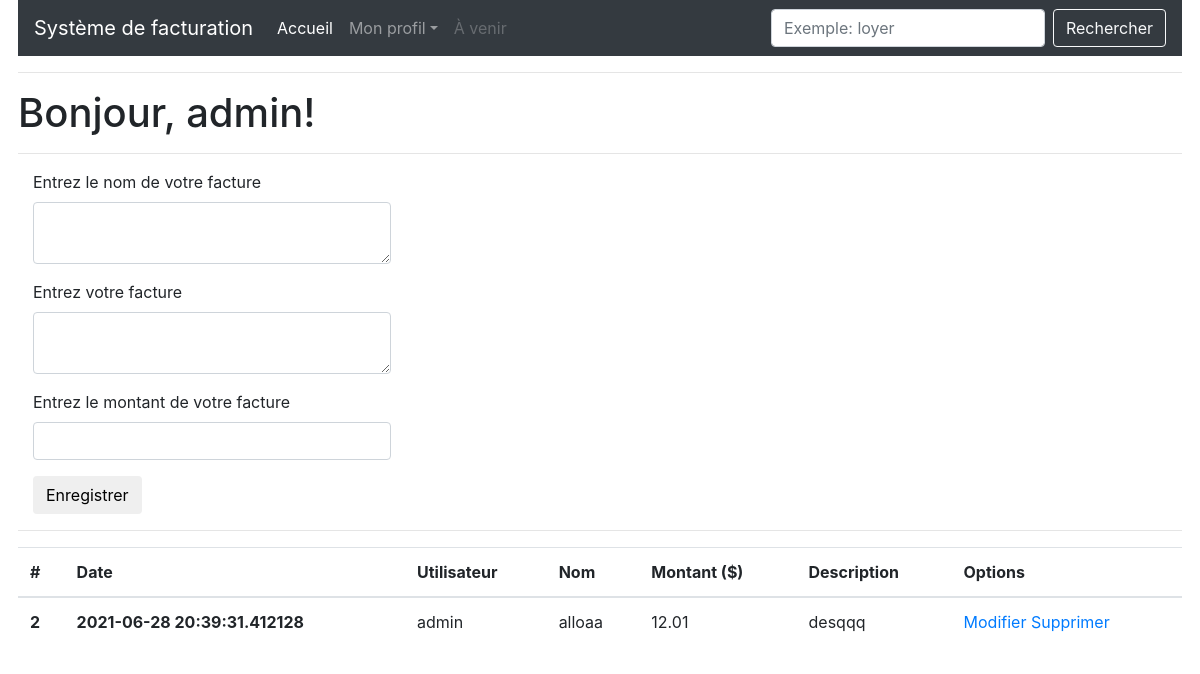
Before: /index (signed in) with the older database file.
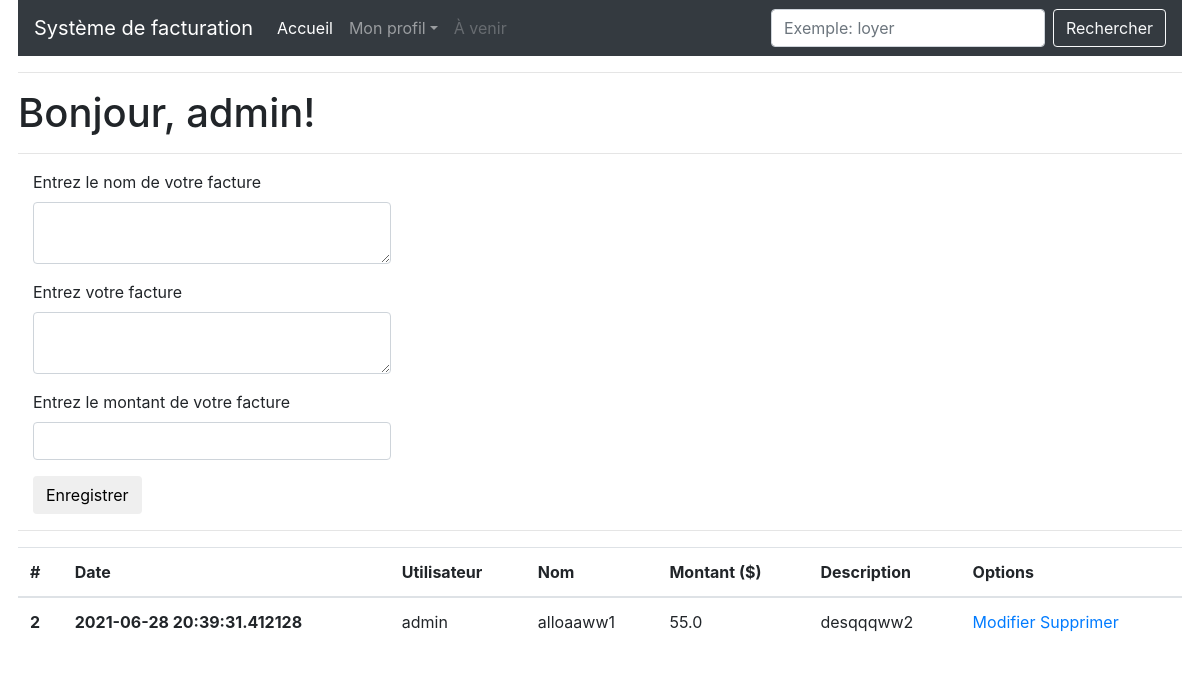
After: the same page with the newer database file.
### app/models.py (models this page shows, shortened)
class Facture(db.Model):
    id = db.Column(db.Integer, primary_key=True)
    name = db.Column(db.String(50))
    body = db.Column(db.String(140))
    timestamp = db.Column(db.DateTime, index=True, default=datetime.utcnow)
    amount = db.Column(db.Float)
    user_id = db.Column(db.Integer, db.ForeignKey('user.id'))

class User(UserMixin, db.Model):
    id = db.Column(db.Integer, primary_key=True)
    username = db.Column(db.String(64), index=True, unique=True)
    email = db.Column(db.String(120), index=True, unique=True)
    password_hash = db.Column(db.String(128))
    factures = db.relationship('Facture', backref='author', lazy='dynamic')
    about_me = db.Column(db.String(140))
    last_seen = db.Column(db.DateTime, default=datetime.utcnow)

### app/routes.py (the view)
@app.route('/index', methods=['GET', 'POST'])
@login_required
def index():
    form = FactureForm()
    if form.validate_on_submit():
        facture = Facture(name=form.name.data, body=form.body.data, author=current_user, amount=form.amount.data)
        db.session.add(facture)
        db.session.commit()
        flash('Votre facture a été ajoutée.')
        return redirect(url_for('index'))
    factures = Facture.query.filter_by(user_id=current_user.id).all()
    return render_template("index.html", title='Accueil', form=form, factures=factures)

### app/forms.py
class FactureForm(FlaskForm):
    name = TextAreaField('Entrez le nom de votre facture', validators=[DataRequired(message="Veuillez écrire entre 1 et 50 caractères"), Length(min=1, max=50)])
    body = TextAreaField('Entrez votre facture', validators=[DataRequired(message="Veuillez écrire entre 1 et 140 caractères"), Length(min=1, max=140)])
    amount = DecimalField('Entrez le montant de votre facture', validators=[DataRequired(message="Veuillez entrer un montant numérique")], places=2)
    submit = SubmitField('Enregistrer')

### app/models.py (called while the page is built)
@login.user_loader
def load_user(id):
    return User.query.get(int(id))

### app/routes.py (called while the page is built)
@app.before_request
def before_request():
    if current_user.is_authenticated:
        current_user.last_seen = datetime.utcnow()
        db.session.commit()

### app/templates/index.html
{% extends "base.html" %}
{% import 'bootstrap/wtf.html' as wtf %}
{% block app_content %}
    <h1>Bonjour, {{ current_user.username }}!</h1>
    <hr>
    <div class="form-group">
        <div class="col-md-4">
            {{ wtf.quick_form(form) }}
        </div>
    </div>
    <hr>
    <table class="table table-hover">
        <thead>
          <tr>
            <th scope="col">#</th>
            <th scope="col">Date</th>
            <th scope="col">Utilisateur</th>
            <th scope="col">Nom</th>
            <th scope="col">Montant ($)</th>
            <th scope="col">Description</th>
            <th scope="col">Options</th>
          </tr>
        </thead>
        <tbody>
    {% for facture in factures %}
        <tr>
            <th scope="row">{{ facture.id }}</th>
            <th>{{ facture.timestamp }}</th>
            <td>{{ facture.author.username }}</td>
            <td>{{ facture.name }}</td>
            <td>{{ facture.amount }}</td>
            <td>{{ facture.body }}</td>
            <td>
                <a href="{{ url_for('update', facture_id=facture.id) }}">Modifier</a>
                <a href="{{ url_for('delete', facture_id=facture.id) }}">Supprimer</a>
            </td>
        </tr>
    {% endfor %}
        </tbody>
    </table>
{% endblock %}

Changed rows visible on the page:
changed Facture "admin": name "alloaa" → "alloaaww1"; amount "12.01" → "55.0"; body "desqqq" → "desqqqww2"
